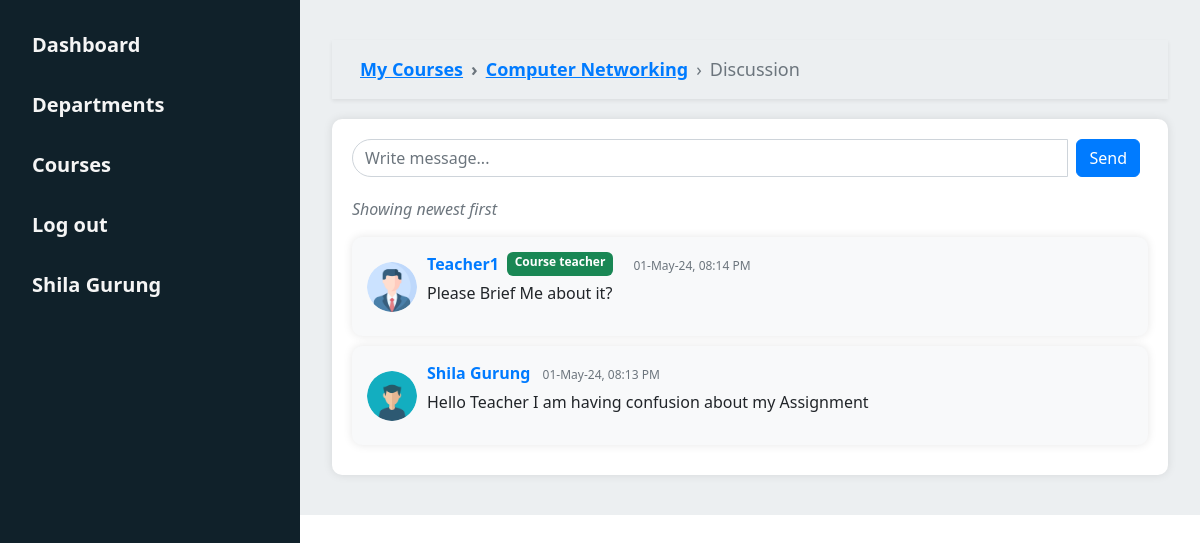
The page /discussion/1001 (signed in) on the database its author committed.
### main/models.py (models this page shows, shortened)
class Student(models.Model):
    student_id = models.IntegerField(primary_key=True)
    name = models.CharField(max_length=100, null=False)
    email = models.EmailField(max_length=100, null=True, blank=True)
    password = models.CharField(max_length=255, null=False)
    role = models.CharField(
        default="Student", max_length=100, null=False, blank=True)
    course = models.ManyToManyField(
        'Course', related_name='students', blank=True)
    photo = models.ImageField(upload_to='profile_pics', blank=True,
                              null=False, default='profile_pics/default_student.png')
    department = models.ForeignKey(
        'Department', on_delete=models.CASCADE, null=False, blank=False, related_name='students')
    class Meta:
        verbose_name_plural = 'Students'
    def __str__(self):
        return self.name

class Course(models.Model):
    code = models.IntegerField(primary_key=True)
    name = models.CharField(max_length=255, null=False, unique=True)
    department = models.ForeignKey(
        Department, on_delete=models.CASCADE, null=False, related_name='courses')
    faculty = models.ForeignKey(
        Faculty, on_delete=models.SET_NULL, null=True, blank=True)
    studentKey = models.IntegerField(null=False, unique=True)
    facultyKey = models.IntegerField(null=False, unique=True)
    credit = models.IntegerField(null=False,default=30,unique=False)
    class Meta:
        unique_together = ('code', 'department', 'name')
        verbose_name_plural = "Courses"

class Faculty(models.Model):
    faculty_id = models.IntegerField(primary_key=True)
    name = models.CharField(max_length=100, null=False)
    email = models.EmailField(max_length=100, null=True, blank=True)
    password = models.CharField(max_length=255, null=False)
    department = models.ForeignKey(
        'Department', on_delete=models.CASCADE, null=False, related_name='faculty')
    role = models.CharField(
        default="Faculty", max_length=100, null=False, blank=True)
    photo = models.ImageField(upload_to='profile_pics', blank=True,
                              null=False, default='profile_pics/default_faculty.png')
    class Meta:
        verbose_name_plural = 'Faculty'
    def __str__(self):
        return self.name

### discussion/models.py (models this page shows, shortened)
class FacultyDiscussion(models.Model):
    content = models.TextField(max_length=1600, null=False)
    course = models.ForeignKey(
        Course, on_delete=models.CASCADE, related_name='courseDiscussions')
    sent_by = models.ForeignKey(
        Faculty, on_delete=models.CASCADE, related_name='courseDiscussions')
    sent_at = models.DateTimeField(auto_now_add=True)
    class Meta:
        ordering = ['-sent_at']
    def time(self):
        return self.sent_at.strftime("%d-%b-%y, %I:%M %p")

class StudentDiscussion(models.Model):
    content = models.TextField(max_length=1600, null=False)
    course = models.ForeignKey(
        Course, on_delete=models.CASCADE, related_name='discussions')
    sent_by = models.ForeignKey(
        Student, on_delete=models.CASCADE, related_name='discussions')
    sent_at = models.DateTimeField(auto_now_add=True)
    class Meta:
        ordering = ['-sent_at']
    def time(self):
        return self.sent_at.strftime("%d-%b-%y, %I:%M %p")

### discussion/views.py (the view, shortened to what this page needs)
# urls.py: path('', include('discussion.urls')),
def discussion(request, code):
    if is_student_authorised(request, code):
        course = Course.objects.get(code=code)
        student = Student.objects.get(student_id=request.session['student_id'])
        discussions = context_list(course)
        form = StudentDiscussionForm()
        context = {
            'course': course,
            'student': student,
            'discussions': discussions,
            'form': form,
        }
        return render(request, 'discussion/discussion.html', context)
    else:
        return redirect('std_login')

### discussion/forms.py
class StudentDiscussionForm(forms.ModelForm):
    def __init__(self, *args, **kwargs):
        super(StudentDiscussionForm, self).__init__(*args, **kwargs)
        self.fields['content'].required = True
        self.fields['content'].label = ''
    class Meta:
        model = StudentDiscussion
        fields = ['content']
        widgets = {
            'content': forms.TextInput(attrs={'class': 'form-control', 'id': 'content', 'name': 'content', 'placeholder': 'Write message...', 'type': 'text'}),
        }

### discussion/views.py (called while the page is built)
def context_list(course):
    try:
        studentDis = StudentDiscussion.objects.filter(course=course)
        facultyDis = FacultyDiscussion.objects.filter(course=course)
        discussions = list(chain(studentDis, facultyDis))
        discussions.sort(key=lambda x: x.sent_at, reverse=True)
        for dis in discussions:
            if dis.__class__.__name__ == 'StudentDiscussion':
                dis.author = Student.objects.get(student_id=dis.sent_by_id)
            else:
                dis.author = Faculty.objects.get(faculty_id=dis.sent_by_id)
    except:
        discussions = []
    return discussions

### main/views.py (called while the page is built)
def is_student_authorised(request, code):
    course = Course.objects.get(code=code)
    if request.session.get('student_id') and course in Student.objects.get(student_id=request.session['student_id']).course.all():
        return True
    else:
        return False

### discussion/templates/discussion/discussion.html (shortened to what this page needs)
{% extends 'index.html' %}
{% load static %}
{% block profile %}
{% if faculty  %} {% url 'profile' faculty.faculty_id %}
{% else %} {% url 'profile' student.student_id %}
{% endif %}
{% endblock profile %}
{% block user %}
{% if faculty %} {{faculty.name}}
{% else %} {{student.name}}
{% endif %}
{% endblock user %}
{% block courses %}
{% if faculty %}{% url 'facultyCourses' %} {% else %}
{% url 'myCourses' %}
{% endif %}
{% endblock courses %}
{% block allCourses %}
{% url 'courses' %}
{% endblock %}
{% block content %}
<div class="container">
    <div class="container shadow-sm">
        <nav aria-label="breadcrumb">
            <ol class="breadcrumb p-3">
                {% if faculty %}
                <li class="breadcrumb-item fw-bold"><a style="color: #007bff" href="{% url 'facultyCourses' %}">My Courses</a></li>
                <li class="breadcrumb-item fw-bold"><a style="color: #007bff" href="{% url 'faculty' course.code %}">{{ course.name }}</a></li>
                {% else %}
                <li class="breadcrumb-item fw-bold"><a style="color: #007bff" href="{% url 'myCourses' %}">My Courses</a></li>
                <li class="breadcrumb-item fw-bold"><a style="color: #007bff" href="{% url 'course' course.code %}">{{ course.name }}</a></li>
                {% endif %}
                <li class="breadcrumb-item active animate__animated animate__backInRight" aria-current="page">Discussion</li>
            </ol>
        </nav>
    </div>
    <div class="discussion-container">
        <div class="discussion-form">
            {% if faculty %}
            <form action="{% url 'send_fac' course.code faculty.faculty_id %}" method="POST">
                {% csrf_token %}
                <div class="input-group mb-3">
                    {{ form.content }}
                    <button class="btn btn-primary mx-2 rounded" type="submit">Send</button>
                </div>
            </form>
            {% else %}
            <form action="{% url 'send' course.code student.student_id %}" method="POST">
                <div class="input-group mb-3">
                    {{ form.content }}
                    <button class="btn btn-primary mx-2 rounded" type="submit">Send</button>
                </div>
            </form>
            {% endif %}
        </div>
        {% if discussions %}
        <p class="fst-italic text-muted">Showing newest first</p>
        {% for discussion in discussions %}
        <div class="discussion-message">
            <div class="d-flex align-items-center">
                <img src="/media/{{ discussion.author.photo}}" alt="User Avatar">
                <div>
                    {% if discussion.author.role == "Faculty" %}
                    <div class="d-inline-flex flex-wrap">
                        <span class="author-name fw-bold">{{discussion.sent_by}}</span>
                        <span class="badge bg-success mx-2">Course teacher</span>
                    </div>
                    {% else %}
                    <span class="author-name fw-bold">{{discussion.sent_by}}</span>
                    {% endif %}
                    <span class="time text-muted mx-2">{{ discussion.time }}</span>
                    <p>{{discussion.content}}</p>
                </div>
            </div>
        </div>
        {% endfor %}
        {% else %}
        <div class="text-center fs-6 text-muted">
            Be the first to start the discussion
        </div>
        {% endif %}
    </div>
</div>
{% endblock %}

### templates/index.html (style rules this page uses)
.container { max-width: 1200px; margin: 0 auto; }
.btn { cursor: pointer; transition: background-color 0.3s, color 0.3s; }
.btn-primary { background-color: #007bff; border-color: #007bff; color: #FFFFFF; }

### discussion/templates/discussion/discussion.html (style rules this page uses)
.container { margin-top: 20px; }
.breadcrumb { background-color: transparent; padding: 0; margin-bottom: 20px; font-size: 18px; border-radius: 5px; }
.breadcrumb-item+.breadcrumb-item::before { content: "›"; }
.discussion-container { background-color: #fff; border-radius: 10px; box-shadow: 0 0 10px rgba(0, 0, 0, 0.1); padding: 20px; margin-bottom: 20px; }
.discussion-form { margin-bottom: 20px; }
.discussion-form .form-control { border-radius: 20px; }
.discussion-form .btn-primary { border-radius: 20px; }
.discussion-message { background-color: #f8f9fa; border-radius: 10px; padding: 15px; margin-bottom: 10px; box-shadow: 0 0 10px rgba(0, 0, 0, 0.1); }
.discussion-message img { width: 50px; height: 50px; border-radius: 50%; margin-right: 10px; }
.discussion-message .author-name { font-weight: bold; color: #007bff; }
.discussion-message .time { font-size: 12px; color: #999; }
.discussion-message p { margin-top: 5px; }

### rows shown on the page
Student: name "Shila Gurung"
Course: name "Computer Networking"
FacultyDiscussion: author.photo (placeholder picture), sent_by "Teacher1", time "01-May-24, 08:14 PM", content "Please Brief Me about it?"
StudentDiscussion: author.photo (placeholder picture), sent_by "Shila Gurung", time "01-May-24, 08:13 PM", content "Hello Teacher I am having confusion about my Assignment"
